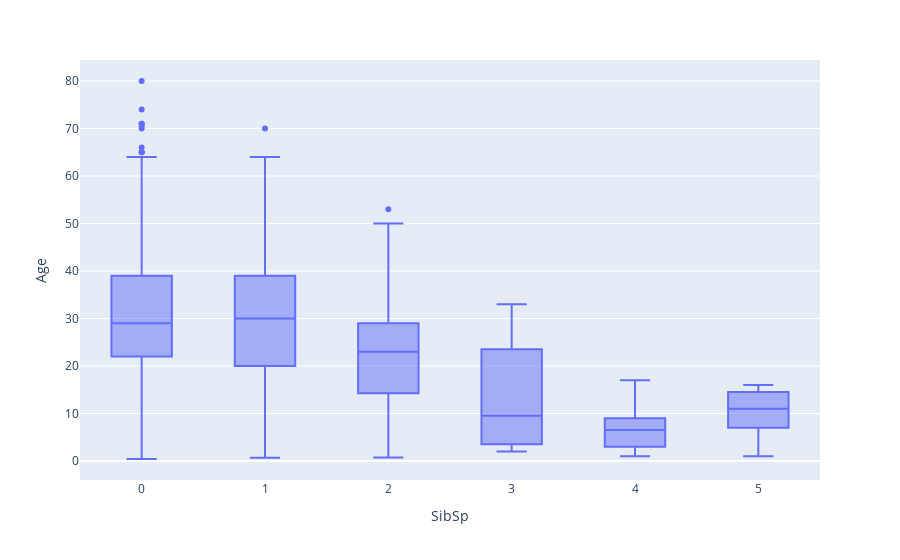

The notebook cell this image was saved under:
### Code cell
box2 = px.box(df, x = 'SibSp', y = 'Age')
box2

### Figure 1 — Plotly figure (JSON) as saved in the notebook; plotly's stock layout.template omitted (floating-point values rounded to 4 significant figures; data arrays with more than 128 entries replaced by an {"elided": "..."} marker saying what was removed)
{"data": [{"alignmentgroup": "True", "hovertemplate": "SibSp=%{x}<br>Age=%{y}<extra></extra>", "legendgroup": "", "marker": {"color": "#636efa"}, "name": "", "notched": false, "offsetgroup": "", "orientation": "v", "showlegend": false, "type": "box", "x": {"elided": "891 int values"}, "x0": " ", "xaxis": "x", "y": {"elided": "891 float values"}, "y0": " ", "yaxis": "y"}], "layout": {"boxmode": "group", "legend": {"tracegroupgap": 0}, "margin": {"t": 60}, "xaxis": {"anchor": "y", "domain": [0, 1], "title": {"text": "SibSp"}}, "yaxis": {"anchor": "x", "domain": [0, 1], "title": {"text": "Age"}}}}
